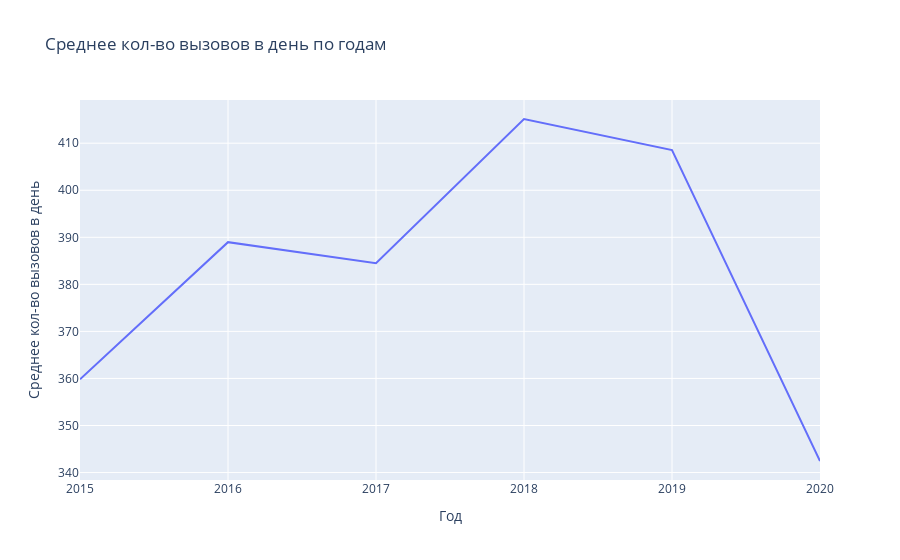

The notebook cell saved with this chart:
### Code cell
# df_tmp.sort_values(by='day').plot(kind='bar', legend=None)
# plt.title('Среднее количество вызовов в день по годам')
# plt.show()

fig = px.line(df_tmp,x='Год', y='Среднее кол-во вызовов в день', title='Среднее кол-во вызовов в день по годам')
fig.show()

### Figure 1 — Plotly figure (JSON) as saved in the notebook; plotly's stock layout.template omitted (floating-point values rounded to 4 significant figures)
{"data": [{"hovertemplate": "Год=%{x}<br>Среднее кол-во вызовов в день=%{y}<extra></extra>", "legendgroup": "", "line": {"color": "#636efa", "dash": "solid"}, "mode": "lines", "name": "", "orientation": "v", "showlegend": false, "type": "scatter", "x": [2015, 2016, 2017, 2018, 2019, 2020], "xaxis": "x", "y": [359.8, 389.0, 384.5, 415.1, 408.5, 342.5], "yaxis": "y"}], "layout": {"legend": {"tracegroupgap": 0}, "title": {"text": "Среднее кол-во вызовов в день по годам"}, "xaxis": {"anchor": "y", "domain": [0, 1], "title": {"text": "Год"}}, "yaxis": {"anchor": "x", "domain": [0, 1], "title": {"text": "Среднее кол-во вызовов в день"}}}}
